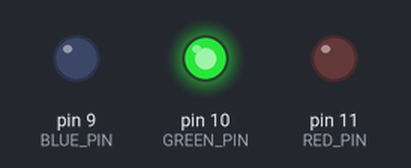
A sketch run on a simulated Arduino Uno, built with avr-gcc and run on an emulated ATmega328P. On the bench: output pins drawn as LEDs (lit = HIGH).

Above: at 0.1 s.
Timing chart, 0 to 1.6 s (numbered marks = the images above):
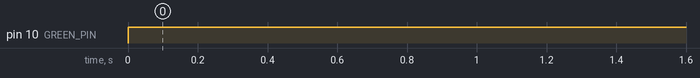

Measured:
- by itself, pin 10 (GREEN_PIN): LOW → HIGH at 0.00 s

The sketch:

lab2.ino
```cpp
const int LED_PIN = 11;
const int POT_PIN = A0;

const int BLUE_PIN = 9;
const int GREEN_PIN = 10;
const int RED_PIN = 11;

int currentBrightness = 0;
int deltaBrightness = 10;

void setup() {
  // Vrem sa scriem in pinul de ouput
  // pinMode(LED_PIN, OUTPUT);

  // Serial.begin(9600);
  // pinMode(POT_PIN, INPUT);

  pinMode(RED_PIN, OUTPUT);
  pinMode(GREEN_PIN, OUTPUT);
  pinMode(BLUE_PIN, OUTPUT);

}

void loop() {
  // Trimitem curent la PIN ul redului
  // Scrie o anumita valoare la un PIN.

  // HOMEWORK: Cate secunde au trecut de la pornirea MS;
  // int time = millis();

  // DIGITAL
  // digitalWrite(LED_PIN, HIGH);
  // delay(1000);
  // digitalWrite(LED_PIN, LOW);
  // delay(1000);

  // analogWrite(LED_PIN, 20);

  // analogWrite(LED_PIN, currentBrightness);

  // currentBrightness += deltaBrightness;
  // currentBrightness = constrain(currentBrightness, 0, 255);
  // if (currentBrightness >= 255 || currentBrightness <= 0) {
  //   deltaBrightness = -deltaBrightness;
  // }

  // delay(40);

  // int potValue = analogRead(POT_PIN);
  // Serial.println(potValue);
  // delay(1);

  /*
  if (anodComun) {
    r = 255 - r;
    g = 255 - g;
    b = 255 - b;
  }

   */

  analogWrite(RED_PIN, 0);
  analogWrite(GREEN_PIN, 255);
  analogWrite(BLUE_PIN, 0);
}

// Aprindem LED-ul
// Il tinem aprins o secunda
// Stingem LED-ul
// Il tinem stins o secunda

// HOMEWORK: set led
```
